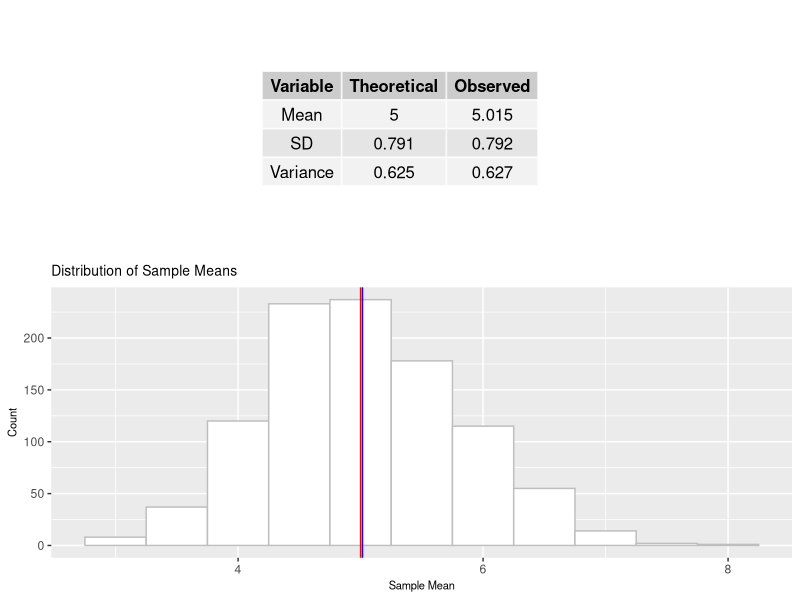
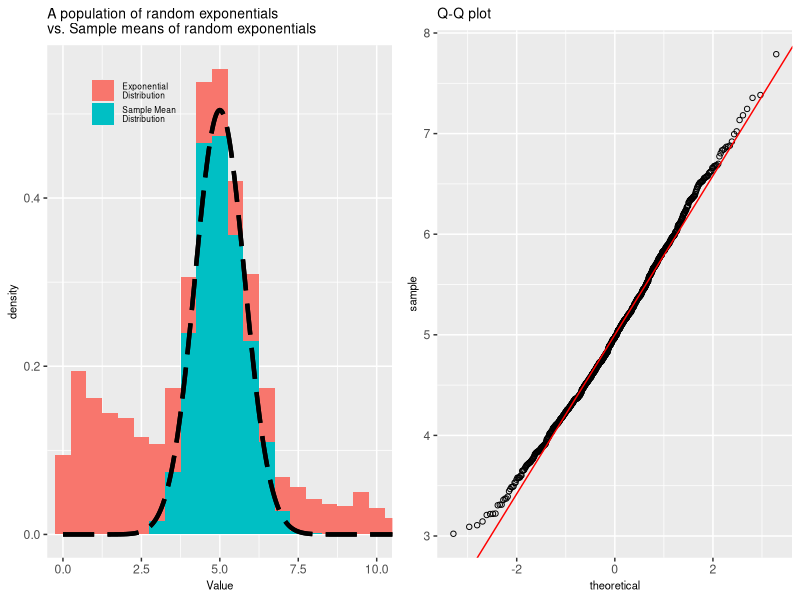

Here is the R script that generated these plots, in order:
## ---- chunk 1
#required packages for report
library(ggplot2)
library(reshape2)
library(knitr)
library(grid)  #required for some of the ggplot theme() elements (like 'unit')
library(gridExtra)
#cleanup
rm(list=ls())
## ---- chunk 2

n = 40  #sample size
reps = 1000 #number of simulations
lambda = 0.2
set.seed(936907)
#Simulations
samples <- replicate(reps, rexp(n,lambda))
a <- rexp(reps, lambda); b <- apply(samples, 2, mean)
data <- data.frame(exp = a, means = b)
#Calculations
mu = 1/lambda; s = (1/lambda)/sqrt(n); sigma = s^2 #theoretical mu, sigma and s
obmean <- mean(data$means) #observed mu
sd_sample_mean <- sd(data$means); var_sample_mean <- var(data$means) #obs. s and sigma  
## ---- chunk 3
#Table 1
labels <- c("Mean", "SD", "Variance") 
theory <-  round(c(mu, s, sigma), digits = 3)
sims <- round(c(obmean, sd_sample_mean, var_sample_mean), digits = 3)
table1 <- cbind(Variable = labels, Theoretical=theory, Observed = sims)

#Plot 1
p1 <- ggplot(data=data, aes(x=b)) + geom_histogram(stat="bin", binwidth=0.5, fill="white", color="grey") + labs(x="Sample Mean", y="Count", title="Distribution of Sample Means") + geom_vline(color="red", xintercept=mu) +  geom_vline(xintercept=obmean, color="blue") + theme(plot.title = element_text(size = 10), axis.title.x=element_text(size=8), axis.title.y=element_text(size=8)) 
#cFigure 1
grid.arrange(tableGrob(table1), p1, nrow=2, heights=c(0.75,1))
## ---- chunk 4
#Construct a CI for the sample mean
sample95CI <- obmean + c(-1,1)*qt(0.975, n-1) * (sd_sample_mean/sqrt(n))
normal95CI <- mu + c(-1,1)*1.96*(s/sqrt(n))
rbind(sample95CI, normal95CI)
## ---- chunk 5

data2 <- melt(data, value.name = "Value", measure.vars = c("exp", "means"))
p3 <- ggplot(data2, aes(x=Value, fill=variable)) + geom_histogram(aes(y = ..density..), binwidth=0.5)
p3 <- p3 + coord_cartesian(xlim=c(0,10)) + stat_function(fun = dnorm, args = list(mean=1/lambda, sd = s), n = reps, color="black", lty=5, lwd=1.5) + scale_fill_discrete(name=element_blank(),breaks=c("exp", "means"),
                                   labels=c("Exponential\nDistribution", "Sample Mean\nDistribution")) + theme(legend.position=c(0.25,0.9), legend.text = element_text(size = 6), legend.key.size=unit(0.6, "cm"), legend.background=element_rect(fill="transparent")) + labs(title = "A population of random exponentials\nvs. Sample means of random exponentials") + theme(plot.title = element_text(size = 10), axis.title.x=element_text(size=8), axis.title.y=element_text(size=8))


##Q-Q plot
p4 <- ggplot(data, aes(sample=b)) + stat_qq(shape=1) + geom_abline(intercept=mu, slope=s, color="red") + labs(title="Q-Q plot") + theme(plot.title = element_text(size = 10), axis.title.x=element_text(size=8), axis.title.y=element_text(size=8))

#combine
grid.arrange(p3,p4, ncol=2)
## ---- chunk 6
#save results of simulation
write.csv(samples, file = "samples.csv"); write.csv(data, file="data.csv")
rm(list=ls())
